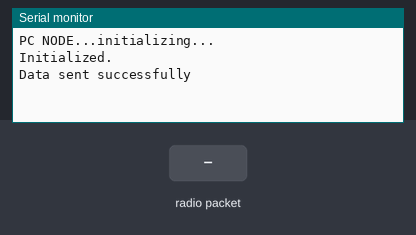
The sketch below on a simulated ESP8266 (Wemos D1 mini). On the bench: the last lines printed to the serial monitor. Inputs (shaded band) come from the test bench.

Above: at 1.2 s.
1.3 s: radio packet "1" arrives
At 2.1 s:
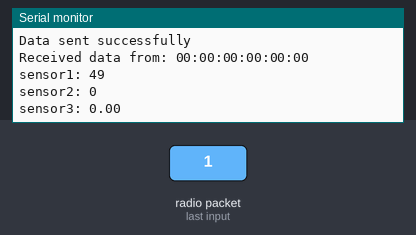
2.8 s: radio packet "0" arrives
At 2.96 s:
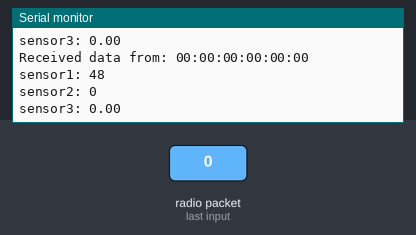
4.3 s: radio packet "2" arrives
At 5.6 s:
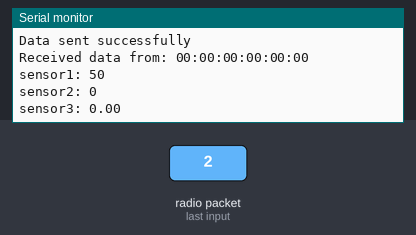
Timing chart, 0 to 7.3 s (numbered marks = the images above; inputs shaded):
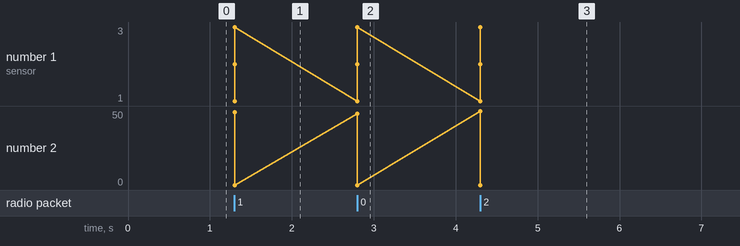

The sketch:

combo.ino
```cpp
/****************************************************************************************************************************************************
 *  TITLE: ESP-NOW Getting Started Examples
 *
 *  By Frenoy Osburn
 *  YouTube Video: https://youtu.be/_cNAsTB5JpM
 ****************************************************************************************************************************************************/

 /********************************************************************************************************************
  * Please make sure that you install the board support package for the ESP8266 boards.
  * You will need to add the following URL to your Arduino preferences.
  * Boards Manager URL: http://arduino.esp8266.com/stable/package_esp8266com_index.json
 ********************************************************************************************************************/

 /********************************************************************************************************************
 *  Board Settings:
 *  Board: "WeMos D1 R1 or Mini"
 *  Upload Speed: "921600"
 *  CPU Frequency: "80MHz"
 *  Flash Size: "4MB (FS:@MB OTA:~1019KB)"
 *  Debug Port: "Disabled"
 *  Debug Level: "None"
 *  VTables: "Flash"
 *  IwIP Variant: "v2 Lower Memory"
 *  Exception: "Legacy (new can return nullptr)"
 *  Erase Flash: "Only Sketch"
 *  SSL Support: "All SSL ciphers (most compatible)"
 *  COM Port: Depends *On Your System*
 *********************************************************************************************************************/
#include<ESP8266WiFi.h>
#include<espnow.h>

#define MY_ROLE         ESP_NOW_ROLE_COMBO              // set the role of this device: CONTROLLER, SLAVE, COMBO
#define RECEIVER_ROLE   ESP_NOW_ROLE_COMBO              // set the role of the receiver
#define WIFI_CHANNEL    1

//#define MY_NAME         "SENSOR NODE"
//uint8_t receiverAddress[] = {0xBC, 0xDD, 0xC2, 0xBA, 0xFA, 0xB1};     // PC MAC

#define MY_NAME         "PC NODE"
uint8_t receiverAddress[] = {0xBC, 0xFF, 0x4D, 0x19, 0x1D, 0x33};   // SENSOR MAC

struct __attribute__((packed)) dataPacket {
  int sensor1;
  int sensor2;
  float sensor3;
};

void transmissionComplete(uint8_t *receiver_mac, uint8_t transmissionStatus) {
  if(transmissionStatus == 0) {
    Serial.println("Data sent successfully");
  } else {
    Serial.print("Error code: ");
    Serial.println(transmissionStatus);
  }
}

void dataReceived(uint8_t *senderMac, uint8_t *data, uint8_t dataLength) {
  char macStr[18];
  dataPacket packet;

  snprintf(macStr, sizeof(macStr), "%02x:%02x:%02x:%02x:%02x:%02x", senderMac[0], senderMac[1], senderMac[2], senderMac[3], senderMac[4], senderMac[5]);

  Serial.println();
  Serial.print("Received data from: ");
  Serial.println(macStr);

  memcpy(&packet, data, sizeof(packet));

  Serial.print("sensor1: ");
  Serial.println(packet.sensor1);
  Serial.print("sensor2: ");
  Serial.println(packet.sensor2);
  Serial.print("sensor3: ");
  Serial.println(packet.sensor3);
}

void setup() {
  Serial.begin(115200);     // initialize serial port

  Serial.println();
  Serial.println();
  Serial.println();
  Serial.print(MY_NAME);
  Serial.println("...initializing...");

  WiFi.mode(WIFI_STA);
  WiFi.disconnect();        // we do not want to connect to a WiFi network

  if(esp_now_init() != 0) {
    Serial.println("ESP-NOW initialization failed");
    return;
  }

  esp_now_set_self_role(MY_ROLE);
  esp_now_register_send_cb(transmissionComplete);         // this function will get called once all data is sent
  esp_now_register_recv_cb(dataReceived);               // this function will get called whenever we receive data
  esp_now_add_peer(receiverAddress, RECEIVER_ROLE, WIFI_CHANNEL, NULL, 0);

  Serial.println("Initialized.");
}

void loop() {
  dataPacket packet;

  packet.sensor1 = 789;
  packet.sensor2 = 1011;
  packet.sensor3 = 6.28;

  esp_now_send(receiverAddress, (uint8_t *) &packet, sizeof(packet));

  delay(3000);
}
```

Measured:
- after the input at 1.3 s, the serial monitor: prints a new line at once (image 1)
- after the input at 2.8 s, the serial monitor: prints a new line at once (image 2)
- after the input at 4.3 s, the serial monitor: prints a new line at once (image 3)
